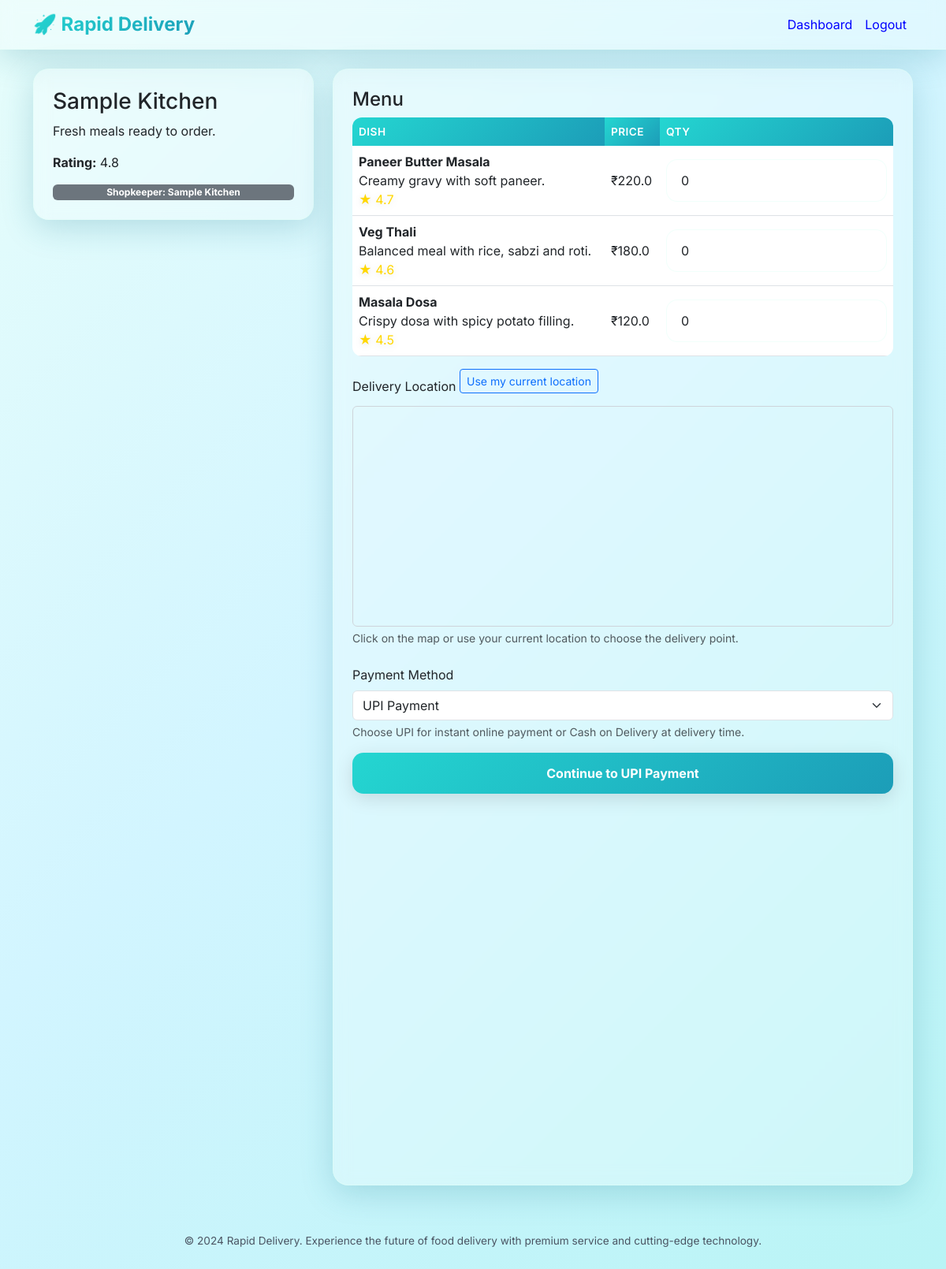
Screenshot of /shop/1 (signed in) with the database file from the repository.
### app.py (models this page shows, shortened)
class Shop(db.Model):
    id = db.Column(db.Integer, primary_key=True)
    owner_id = db.Column(db.Integer, db.ForeignKey('user.id'), nullable=False)
    name = db.Column(db.String(120), nullable=False)
    description = db.Column(db.String(255), nullable=False)
    rating = db.Column(db.Float, default=4.6)
    scanner_filename = db.Column(db.String(255))
    latitude = db.Column(db.Float)
    longitude = db.Column(db.Float)
    owner = db.relationship('User', backref='shops')

class User(db.Model, UserMixin):
    id = db.Column(db.Integer, primary_key=True)
    name = db.Column(db.String(120), nullable=False)
    email = db.Column(db.String(120), unique=True, nullable=False)
    password_hash = db.Column(db.String(255), nullable=False)
    role = db.Column(db.String(30), nullable=False)
    shop_name = db.Column(db.String(120))
    address = db.Column(db.String(255))
    phone = db.Column(db.String(40))
    vehicle_number = db.Column(db.String(40))
    otp = db.Column(db.String(10))
    otp_expiry = db.Column(db.DateTime)
    tracking_code = db.Column(db.String(6), unique=True)
    current_lat = db.Column(db.Float)
    current_lng = db.Column(db.Float)
    location_updated_at = db.Column(db.DateTime)
    is_sharing_location = db.Column(db.Boolean, default=False)

class Item(db.Model):
    id = db.Column(db.Integer, primary_key=True)
    shop_id = db.Column(db.Integer, db.ForeignKey('shop.id'), nullable=False)
    name = db.Column(db.String(120), nullable=False)
    description = db.Column(db.String(255), nullable=False)
    price = db.Column(db.Float, nullable=False)
    rating = db.Column(db.Float, default=4.5)
    shop = db.relationship('Shop', backref='items')

### app.py (the view, shortened to what this page needs)
@app.route('/shop/<int:shop_id>', methods=['GET', 'POST'])
@login_required
def shop_detail(shop_id):
    shop = Shop.query.get_or_404(shop_id)
    return render_template('shop_detail.html', shop=shop)

### app.py (called while the page is built)
@login_manager.user_loader
def load_user(user_id):
    return User.query.get(int(user_id))

@app.context_processor
def inject_google_maps_key():
    return {'google_maps_api_key': app.config.get('GOOGLE_MAPS_API_KEY', '')}

### templates/shop_detail.html (shortened to what this page needs)
{% extends 'base.html' %}
{% block content %}
<div class="row gy-4">
  <div class="col-lg-4">
    <div class="card card-shadow p-4">
      <h3>{{ shop.name }}</h3>
      <p>{{ shop.description }}</p>
      <p><strong>Rating:</strong> {{ shop.rating }}</p>
      <span class="badge bg-secondary">Shopkeeper: {{ shop.owner.name }}</span>
    </div>
  </div>
  <div class="col-lg-8">
    <div class="card card-shadow p-4">
      <h4>Menu</h4>
      <form method="post">
        <div class="table-responsive">
          <table class="table align-middle">
            <thead><tr><th>Dish</th><th>Price</th><th>Qty</th></tr></thead>
            <tbody>
              {% for item in shop.items %}
                <tr>
                  <td>
                    <div><strong>{{ item.name }}</strong></div>
                    <div class="small-note">{{ item.description }}</div>
                    <div class="review-stars">★ {{ item.rating }}</div>
                  </td>
                  <td>₹{{ item.price }}</td>
                  <td>
                    <input type="number" name="quantity" min="0" value="0" class="form-control">
                  </td>
                </tr>
              {% endfor %}
            </tbody>
          </table>
        </div>
        <div class="mb-4">
          <label class="form-label">Delivery Location</label>
          <button type="button" class="btn btn-sm btn-outline-primary mb-3" id="use-location-btn">Use my current location</button>
          <div id="delivery-map" style="height: 280px; border: 1px solid #ced4da; border-radius: .375rem;"></div>
          <div class="form-text">Click on the map or use your current location to choose the delivery point.</div>
        </div>
        <div class="mb-3">
          <label class="form-label">Payment Method</label>
          <select class="form-select" name="payment_method" id="payment_method" required>
            <option value="UPI">UPI Payment</option>
          </select>
          <div class="form-text">Choose UPI for instant online payment or Cash on Delivery at delivery time.</div>
        </div>
        <button id="place-order-btn" class="btn btn-primary w-100">Continue to UPI Payment</button>
      </form>
      {% if google_maps_api_key %}
        <script async defer src="https://maps.googleapis.com/maps/api/js?key={{ google_maps_api_key }}&libraries=places&callback=initMap"></script>
      {% else %}
        <div class="mt-3">
          <iframe src="https://www.google.com/maps/embed?pb=!1m18!1m12!1m3!1d497698.77491618396!2d77.3012613173564!3d12.954459537787022!2m3!1f0!2f0!3f0!3m2!1i1024!2i768!4f13.1!3m3!1m2!1s0x3bae1670c9b44e6d%3A0xf8dfc3e8517e4fe0!2sBengaluru%2C%20Karnataka!5e0!3m2!1sen!2sin!4v1775677955959!5m2!1sen!2sin" width="100%" height="450" style="border:0; min-height:280px;" allowfullscreen="" loading="lazy"></iframe>
        </div>
      {% endif %}
    </div>
  </div>
</div>
{% endblock %}

### static/css/style.css (style rules this page uses)
:root { --primary-gradient: linear-gradient(135deg, #24d6d1 0%, #1c9db8 100%); --secondary-gradient: linear-gradient(135deg, #b8f2d5 0%, #72d6ec 100%); --glass-bg: rgba(255, 255, 255, 0.28); --glass-border: rgba(224, 255, 246, 0.45); --shadow-soft: 0 10px 40px 0 rgba(18, 119, 140, 0.22); --shadow-hard: 0 6px 24px rgba(0, 0, 0, 0.12); --text-primary: #0f172a; --text-secondary: #4b5563; --accent: #00c8ff; }
body { background: linear-gradient(135deg, #e6fdfb 0%, #d2f5ff 45%, #b8f4f5 100%); min-height: 100vh; font-family: 'Inter', -apple-system, BlinkMacSystemFont, 'Segoe UI', Roboto, sans-serif; color: var(--text-primary); }
.card-shadow { background: var(--glass-bg); backdrop-filter: blur(10px); -webkit-backdrop-filter: blur(10px); border: 1px solid var(--glass-border); border-radius: 20px; box-shadow: var(--shadow-soft); transition: all 0.3s ease; }
.btn-primary { background: var(--primary-gradient); border: none; border-radius: 14px; padding: 14px 26px; font-weight: 700; transition: all 0.3s ease; box-shadow: var(--shadow-hard); }
.form-control { background: var(--glass-bg); backdrop-filter: blur(12px); -webkit-backdrop-filter: blur(12px); border: 1px solid var(--glass-border); border-radius: 14px; padding: 14px 18px; transition: all 0.3s ease; }
.review-stars { color: #ffd700; filter: drop-shadow(0 2px 4px rgba(0,0,0,0.1)); }
.table { background: var(--glass-bg); backdrop-filter: blur(10px); border-radius: 12px; overflow: hidden; }
.table thead th { background: var(--primary-gradient); color: white; border: none; font-weight: 600; text-transform: uppercase; letter-spacing: 0.5px; font-size: 0.85rem; }
.table tbody tr { transition: all 0.2s ease; }

### rows the page displays
Shop: name "Sample Kitchen", description "Fresh meals ready to order.", rating "4.8"
User: owner.name "Sample Kitchen"
Item: name "Paneer Butter Masala", description "Creamy gravy with soft paneer.", rating "4.7", price "220.0"
Item: name "Veg Thali", description "Balanced meal with rice, sabzi and roti.", rating "4.6", price "180.0"
Item: name "Masala Dosa", description "Crispy dosa with spicy potato filling.", rating "4.5", price "120.0"
